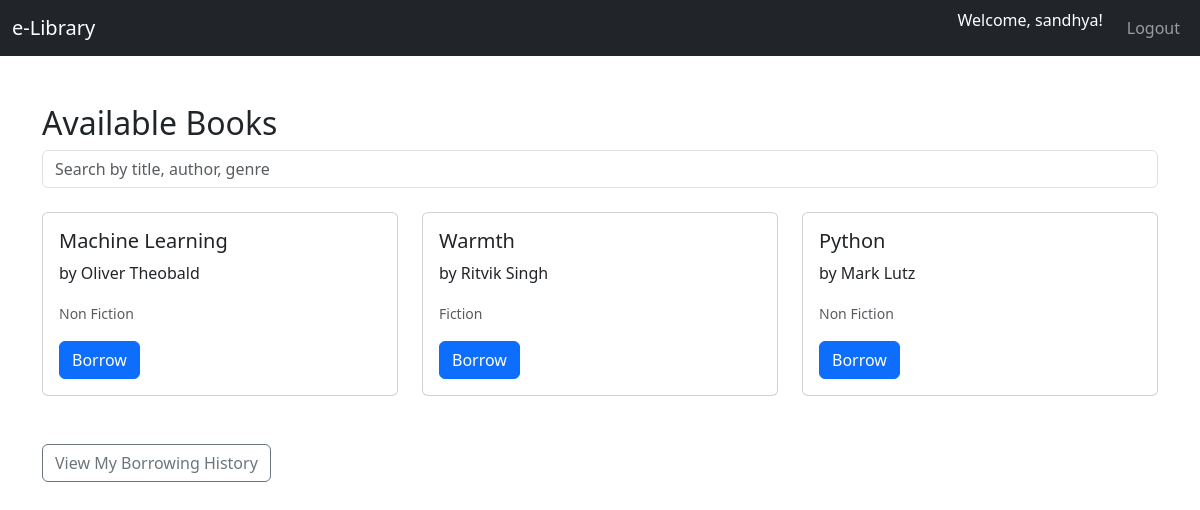
The app's page /books/ (signed in) with its own data.
### Home/models.py (models this page shows, shortened)
class Book(models.Model):
    title = models.CharField(max_length=200)
    author = models.CharField(max_length=100)
    genre = models.CharField(max_length=50)
    available = models.BooleanField(default=True)

### Home/views.py (the view)
# urls.py: path('books/', views.book_list, name='book_list'),
def book_list(request):
    books = Book.objects.all()
    query = request.GET.get('q')
    if query:
        books = books.filter(
            Q(title__icontains=query) |
            Q(author__icontains=query) |
            Q(genre__icontains=query)
        )
    return render(request, 'books.html', {'books': books})

### templates/books.html (shortened to what this page needs)
<!doctype html>
<html lang="en">
<head>
    <link href="https://cdn.jsdelivr.net/npm/bootstrap@5.3.0/dist/css/bootstrap.min.css" rel="stylesheet">
</head>
<body>
<nav class="navbar navbar-expand-lg navbar-dark bg-dark">
    <div class="container-fluid">
        <a class="navbar-brand" href="#">e-Library</a>
        <div class="collapse navbar-collapse justify-content-end">
            <ul class="navbar-nav">
                {% if user.is_authenticated %}
                    <li class="nav-item">
                        <span class="navbar-text text-white me-3">Welcome, {{ user.username }}!</span>
                    </li>
                    <li class="nav-item">
                        <a class="nav-link" href="{% url 'logout' %}">Logout</a>
                    </li>
                {% else %}
                    <li class="nav-item">
                        <a class="nav-link" href="{% url 'login' %}">Login</a>
                    </li>
                {% endif %}
            </ul>
        </div>
    </div>
</nav>
<div class="container mt-5">
    <h2>Available Books</h2>
    <form method="get" class="mb-4">
        <input type="text" name="q" class="form-control" placeholder="Search by title, author, genre">
    </form>
    <div class="row">
        {% for book in books %}
            <div class="col-md-4 mb-4">
                <div class="card h-100">
                    <div class="card-body">
                        <h5 class="card-title">{{ book.title }}</h5>
                        <p class="card-text">by {{ book.author }}</p>
                        <p class="card-text"><small class="text-muted">{{ book.genre }}</small></p>
                        {% if book.available %}
                            <a href="{% url 'borrow_book' book.id %}" class="btn btn-primary">Borrow</a>
                        {% else %}
                            <span class="badge bg-secondary">Not Available</span>
                        {% endif %}
                    </div>
                </div>
            </div>
        {% empty %}
            <p>No books found.</p>
        {% endfor %}
    </div>
    <a class="btn btn-outline-secondary mt-4" href="{% url 'borrowing_history' %}">View My Borrowing History</a>
</div>
</body>
</html>

### records on screen
Book: title "Machine Learning", author "Oliver Theobald", genre "Non Fiction", available "Borrow"
Book: title "Warmth", author "Ritvik Singh", genre "Fiction", available "Borrow"
Book: title "Python", author "Mark Lutz", genre "Non Fiction", available "Borrow"

### other values on screen
{{ user.username }} "sandhya"
